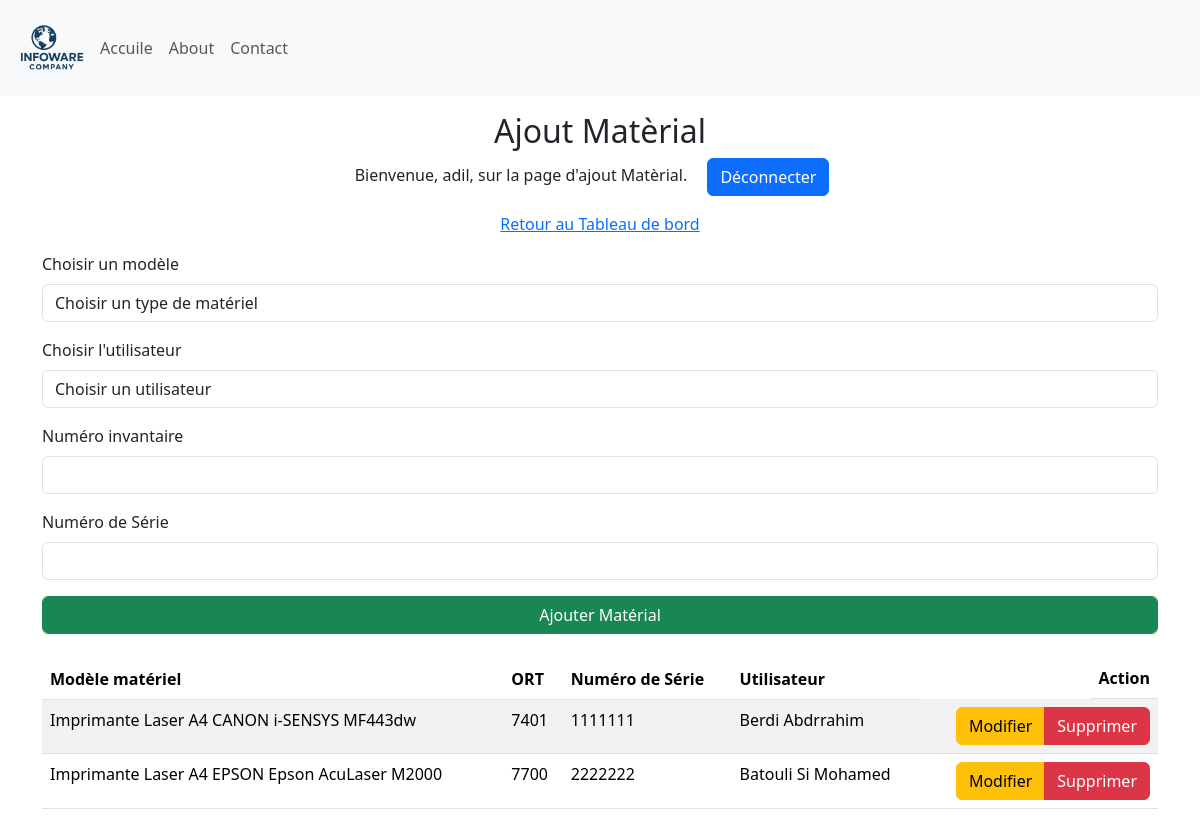
The page /manage_Materials (signed in) on the database as committed earlier.
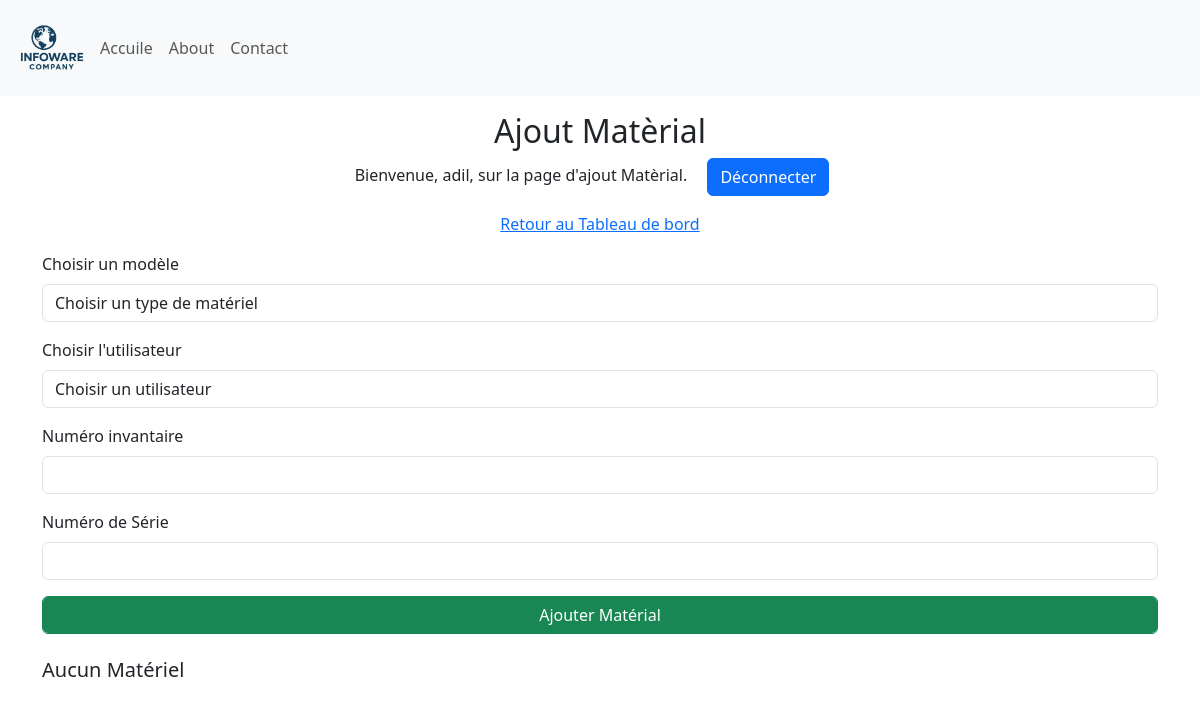
The same page on the database as committed later.
### Site/models.py (models this page shows, shortened)
class Material(db.Model):
    id = db.Column(db.Integer, primary_key=True)
    serial_number = db.Column(db.String(100), unique=True, nullable=False)
    inventaire_number = db.Column(db.String(10), unique=True, nullable=True)
    model_id = db.Column(db.Integer, db.ForeignKey('model.id'), nullable=False)
    utilisateur_id = db.Column(db.Integer, db.ForeignKey('utilisateur.id'), nullable=False)

class MaterialType(db.Model):
    id = db.Column(db.Integer, primary_key=True)
    typeMaterial = db.Column(db.String(50), unique=True, nullable=False)

class Marque(db.Model):
    id = db.Column(db.Integer, primary_key=True)
    MarqueName = db.Column(db.String(50), unique=True, nullable=False)

class Model(db.Model):
    id = db.Column(db.Integer, primary_key=True)
    modelname = db.Column(db.String(50), unique=True, nullable=False)
    type_material_id = db.Column(db.Integer, db.ForeignKey('material_type.id'), nullable=False)
    marque_id = db.Column(db.Integer, db.ForeignKey('marque.id'), nullable=False)
    support_uri = db.Column(db.String(200), unique=False, nullable=True)

class Utilisateur(db.Model):
    id = db.Column(db.Integer, primary_key=True)
    nomUtilisateur = db.Column(db.String(50), unique=True, nullable=False)
    departement = db.Column(db.Integer, db.ForeignKey('departement.id'), nullable=False)

### Site/dashbord/material.py (the view, shortened to what this page needs)
@material.route('/manage_Materials', methods=['GET', 'POST'])
def manage_Materials():
    if 'user' not in session:
        return redirect(url_for('adminstration.login'))
    materials = Material.query.all()
    models = Model.query.all()
    utilisateurs = Utilisateur.query.all()
    modelList=[]
    for material in materials:
        model = Model.query.get(material.model_id)
        MaterialTypeName = MaterialType.query.get(model.type_material_id)
        marqueName = Marque.query.get(model.marque_id)
        user_name = Utilisateur.query.get(material.utilisateur_id)
        modelList.append([material, model.modelname, MaterialTypeName.typeMaterial, marqueName.MarqueName, user_name.nomUtilisateur])
    return render_template('Manage_Material.html',  name=session['user'], materials=materials, models=models, utilisateurs=utilisateurs, submitted=False, list=modelList)

### Site/templates/Manage_Material.html (shortened to what this page needs)
{% extends 'base.html' %}
{% block body %}
<div class="container-fluid">
    <div class="row">
        <div class="col-12  my-3">
            <div class="text-center">
                <h2>Ajout Matèrial</h2>
                <p>Bienvenue, {{ name }}, sur la page d'ajout Matèrial. <a class="mx-3 btn btn-primary" href="{{ url_for('admin.logout') }}"">Déconnecter</a></p>
                <p><a href="{{ url_for('dashbord.dashbord_page') }}">Retour au Tableau de bord</a> </p>
            </div>
            <div class="container">
                <form method="POST" action="{{ url_for('material.manage_Materials') }}">
                    <div class="mb-3">
                        <label for="ModelId" class="form-label">Choisir un modèle</label>
                        <select class="form-control" id="ModelId" name="ModelId">
                        <option value="-1" disabled {% if not submitted %} selected {% endif %}>Choisir un type de matériel</option>
                        </select>
                    </div>
                    <div class="mb-3">
                        <label for="UserId" class="form-label">Choisir l'utilisateur</label>
                        <select class="form-control" id="UserId" name="UserId">
                        <option value="-1" disabled {% if not submitted %} selected {% endif %}>Choisir un utilisateur</option>
                        </select>
                    </div>
                    <div class="mb-3">
                        <label for="ort" class="form-label">Numéro invantaire</label>
                        <input type="text" class="form-control" id="ort" name="ort" required>
                    </div>
                    <div class="mb-3">
                        <label for="sn" class="form-label">Numéro de Série</label>
                        <input type="text" class="form-control" id="sn" name="sn" required>
                    </div>
                    <button type="submit" class="form-control btn btn-success">Ajouter Matérial</button>
                </form>
                {% if materials %}
                <table class="table table-striped  mt-4 ">
                    <thead>
                    <tr>
                      <th scope="col">Modèle matériel</th>
                      <th scope="col">ORT</th>
                      <th scope="col">Numéro de Série</th>
                      <th scope="col">Utilisateur</th>
                      <th class="float-end" scope="col">Action</th>
                    </tr>
                  </thead>
                  <tbody>
                    {% for item in list %}
                    <tr>
                      <td> {{ item[2] }} {{ item[3]}} {{ item[1] }} </td>
                      <td>{{ item[0].inventaire_number }}</td>
                      <td>{{ item[0].serial_number }}</td>
                      <td>{{ item[4] }}</td>
                      <td>
                        <div class="btn-group float-end" role="group" aria-label="Basic example">
                            <a href="{{ url_for('material.update_material', material_id=item[0].id) }}" class="btn btn-warning">Modifier</a>
                            <a href="{{ url_for('material.delete_material', material_id=item[0].id) }}" onclick="return confirm('Êtes-vous sûr de vouloir supprimer ce Matériel ?');"  class="btn btn-danger">Supprimer</a>
                        </div>
                      </td>
                    </tr>
                    {% endfor %}
                </tbody>
            </table>
            {% else %}
                <p class="h5 text-dark  mt-4">Aucun Matériel</p>
            {% endif %}
            </div>
        </div>
    </div>
</div>
{% endblock %}

### Site/templates/base.html (shortened to what this page needs)
<!DOCTYPE html>
<html lang="fr">
<head>
    <link href="https://cdn.jsdelivr.net/npm/bootstrap@5.3.8/dist/css/bootstrap.min.css" rel="stylesheet">
    <link rel="stylesheet" href={{url_for('static', filename='style.css')}}>
</head>
<body>
    <nav class="navbar navbar-expand-lg bg-light" >
        <div class="container-fluid" >
          <img width="80px" src="{{url_for('static', filename='logo.png')}}" alt="logo">
          <div class="collapse navbar-collapse" id="navbarNav">
            <ul class="navbar-nav">
              <li class="nav-item">
                <a class="nav-link"  href="{{ url_for('main.home') }}">Accuile</a>
              </li>
              <li class="nav-item">
                <a class="nav-link" href={{ url_for('about.about_page') }}>About</a>
              </li>
              <li class="nav-item">
                <a class="nav-link" href="#">Contact</a>
              </li>
            </ul>
          </div>
        </div>
      </nav>
      {% block body %}{% endblock %}
</body>
</html>

### Site/static/style.css (style rules this page uses)
* { margin: 0; padding: 0; box-sizing: border-box; }
:root { --primary-color: #0056b3; --secondary-color: #f8f9fa; --text-color: #333; --highlight-color: #007bff; }
body { font-family: 'Segoe UI', Tahoma, Geneva, Verdana, sans-serif; }

Rows that differ between the two databases and show on the page:
removed Material: typeMaterial "Imprimante Laser A4", MarqueName "CANON", modelname "i-SENSYS MF443dw", inventaire_number "7401", serial_number "1111111", nomUtilisateur "Berdi Abdrrahim"
removed Material: typeMaterial "Imprimante Laser A4", MarqueName "EPSON", modelname "Epson AcuLaser M2000", inventaire_number "7700", serial_number "2222222", nomUtilisateur "Batouli Si Mohamed"
Other text that changed with them:
text no longer shown: "Modèle matériel ORT Numéro de Série Utilisateur Action"
text now shown: "Aucun Matériel"
